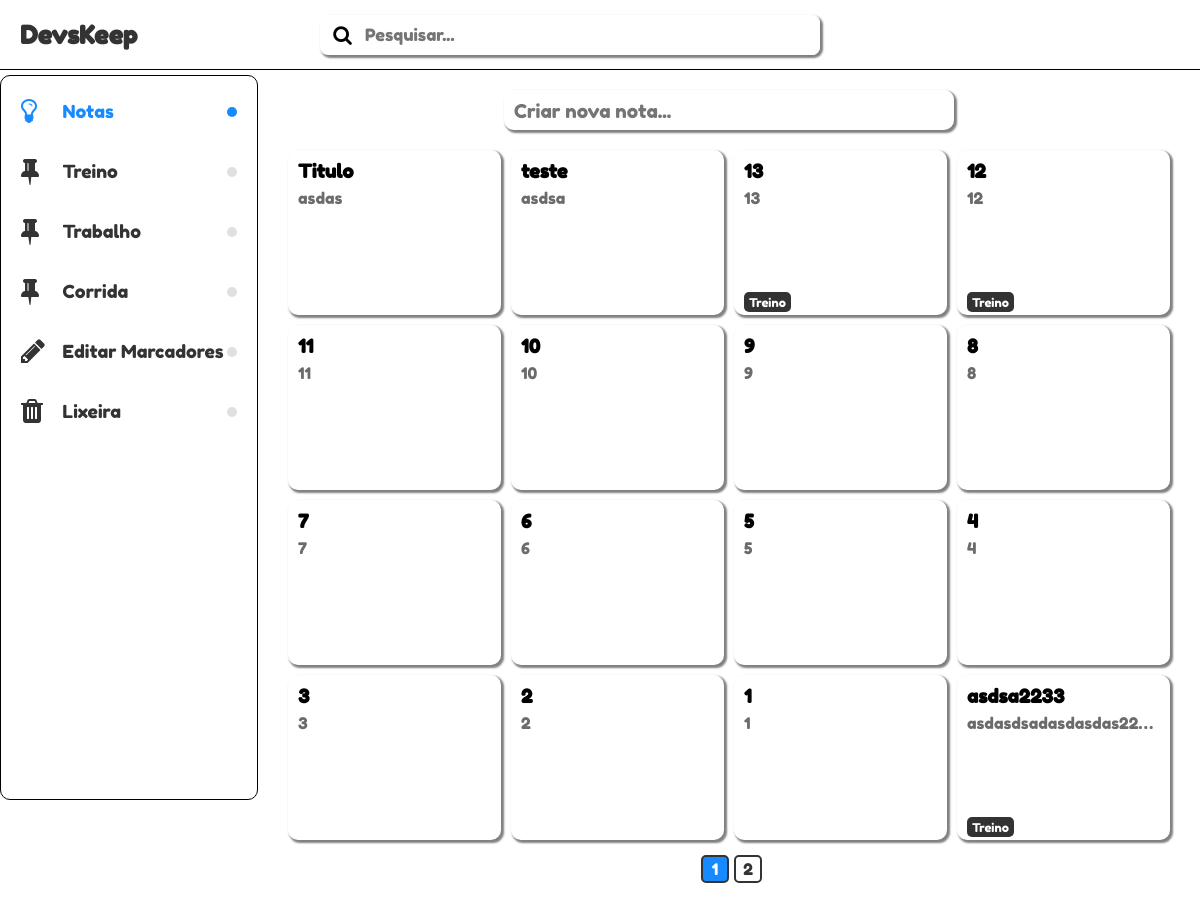
The page / on the database its author committed.
### tables this page shows
CREATE TABLE `marks` (
  `id` int(11) NOT NULL,
  `title` varchar(100) NOT NULL,
  `cor` varchar(11) DEFAULT '#333'
);

CREATE TABLE `notes` (
  `id` int(11) NOT NULL,
  `id_mark` int(11) DEFAULT NULL,
  `title` varchar(100) NOT NULL,
  `txt` text NOT NULL,
  `created_at` datetime NOT NULL,
  `cor` varchar(11) DEFAULT '#FFF',
  `status_trash` int(11) NOT NULL
);

### config.php (called while the page is built, shortened)
<?php
$base = '/devskeep';
$limit = 16;

### dao/NoteDaoMysql.php (called while the page is built, shortened)
<?php
require_once "dao/MarkDaoMysql.php";
class NoteDaoMysql implements NoteDAO {
    private $pdo;
    public function __construct(PDO $driver) {
        $this->pdo = $driver;
    }
    private function _noteObject($data) {
        $array = [];
        $markDao = new MarkDaoMysql($this->pdo);
        foreach($data as $item) {
            $note = new Note();
            $note->id = $item['id'];
            $note->title = $item['title'];
            $note->txt = $item['txt'];
            $note->id_mark = $item['id_mark'];
            $note->created_at = $item['created_at'];
            $note->cor = $item['cor'];
            if(!empty($note->id_mark)) {
                $note->title_mark = $markDao->getTitle($note->id_mark);
            }
            $array[] = $note;
        }
        return $array;
    }
    public function getNoteAll($offset, $limit) {
        $array = [];
        $sql = $this->pdo->prepare("SELECT * FROM notes WHERE status_trash = :trash
        ORDER BY id DESC
        LIMIT ".$offset.", ".$limit."");
        $sql->bindValue(':trash', 0);
        $sql->execute();
        if($sql->rowCount() > 0) {
            $data = $sql->fetchAll(PDO::FETCH_ASSOC);
            $array = $this->_noteObject($data);
        }
        return $array;
    }
    public function getCountNotes($id_mark = null) {
        $sql = 'SELECT count(*) as c FROM notes ';
        if($id_mark && empty($id_mark)) {
            $sql .= 'WHERE id_mark = :id_mark';
            $sql = $this->pdo->prepare($sql);
            $sql->bindValue(':id_mark', $id_mark);
        } else {
            $sql = $this->pdo->prepare($sql);
        }
        $sql->execute();
        if($sql->rowCount() > 0) {
            $data = $sql->fetch(PDO::FETCH_ASSOC);
            return $data['c'];
        }
    }
}

### dao/MarkDaoMysql.php (called while the page is built, shortened)
<?php
require_once "dao/NoteDaoMysql.php";
class MarkDaoMysql implements MarkDAO {
    private $pdo;
    public function __construct(PDO $driver) {
        $this->pdo = $driver;
    }
    public function getMarkAll() {
        $array = [];
        $sql = $this->pdo->query("SELECT * FROM marks");
        if($sql->rowCount() > 0) {
            $data = $sql->fetchAll(PDO::FETCH_ASSOC);
            foreach($data as $item) {
                $m  = new Mark();
                $m->id    = $item['id'];
                $m->title = $item['title'];
                $m->cor   = $item['cor'];
                $array[] = $m;
            }
        }
        return $array;
    }
    public function getTitle($id) {
        $sql = $this->pdo->prepare("SELECT title FROM marks WHERE id = :id");
        $sql->bindValue(":id", $id);
        $sql->execute();
        if($sql->rowCount() > 0) {
            $data = $sql->fetch(PDO::FETCH_ASSOC);
            return $data['title'];
        }
    }
}

### index.php (the view, shortened to what this page needs)
<?php
require_once 'config.php';
require_once 'dao/NoteDaoMysql.php';
require_once 'dao/MarkDaoMysql.php';
$noteDao = new NoteDaoMysql($pdo);
$markDao = new MarkDaoMysql($pdo);
$action = 'home';
if(isset($_GET['search']) && !empty($_GET['search'])) {
    $total = $noteDao->getCountNotesBySearch($_GET['search']);
    $paginas = ceil($total/$limit);
    $paginaAtual = 1;
    if(!empty($_GET['p']) && is_numeric($_GET['p'])) {
        $paginaAtual = intval($_GET['p']);
    }
    $offset = ($paginaAtual*$limit) - $limit;
    $notes = $noteDao->getNoteSearch($_GET['search'], $offset, $limit);
    if(!empty($notes)) {
        $flash = 'Resultado da busca :'.$_GET['search'];
    } else {
        $flash = 'Nenhum resultado da busca :'.$_GET['search'];
    }
} else {
    $total = $noteDao->getCountNotes();
    $paginas = ceil($total/$limit);
    $paginaAtual = 1;
    $offset = ($paginaAtual*$limit) - $limit;
    $notes = $noteDao->getNoteAll($offset, $limit);
}
$marks = $markDao->getMarkAll();
require_once 'partials/header.php';
require_once 'partials/menu-aside.php';
?>
<div class="keep--area">
    <div class="keep--newAreaNote">
        <form class="keep--form" method="GET">
            <input type="text" name="new-title" placeholder="Criar nova nota..." autocomplete="off" />
        </form>
    </div>
    <section>
        <?php if(!empty($notes)): ?>
            <?php foreach($notes as $item): ?>
                <div class="box-note" data-id="<?=$item->id;?>" data-id-mark="<?=(!empty($item->id_mark))?$item->id_mark:'default';?>">
                    <h3><?=$item->title;?></h3>
                    <p class="box-note-txt"><?=$item->txt;?></p>
                    <div class="marcadores">
                        <?php if(!empty($item->title_mark)):?>
                            <div class="marcador">
                                <?=$item->title_mark;?>
                            </div>
                        <?php endif; ?>
                    </div>
                </div>
            <?php endforeach;?>
        <?php endif; ?>
    </section>
    <div class="links-pages">
        <?php for($q=1;$q<=$paginas;$q++): ?>
            <?php if($paginaAtual == $q): ?>
                <a class='button-pages-hover' href="<?=$base;?>?p=<?=$q;?>"><?=$q;?></a>
            <?php else: ?>
                <a class='button-pages' href="<?=$base;?>?p=<?=$q;?>"><?=$q;?></a>
            <?php endif; ?>
        <?php endfor; ?>
    </div>
</div>
</div>
<?php
require_once "partials/footer.php";

### partials/menu-aside.php (shortened to what this page needs)
<div class="container">
    <aside>
        <ul>
            <li class="<?=($action == 'home')?'action':''?>">
                <a href="<?=$base;?>">
                    <div class="icon">
                        <i class="fa fa-lightbulb-o" aria-hidden="true"></i>                            <i class="fa fa-lightbulb-o" aria-hidden="true"></i>
                    </div>
                    <div class="name"><span data-text="Notas">Notas</span></div>
                </a>
            </li>
            <?php if($marks): ?>
                <?php foreach($marks as $item): ?>
                    <li class="<?=($action == $item->id)?'action':''?>">
                        <a href="<?=$base;?>/marcador.php?mark=<?=$item->id;?>">
                            <div class="icon">
                                <i class="fa fa-thumb-tack" aria-hidden="true"></i>
                            </div>
                            <div class="name"><span data-text="<?=$item->title;?>"><?=$item->title;?></span></div>
                        </a>
                    </li>
                <?php endforeach; ?>
            <?php endif; ?>
            <li>
            <a href="" id="edit-mark">
                <div class="icon">
                    <i class="fa fa-pencil" aria-hidden="true"></i>
                </div>
                <div class="name"><span data-text="Editar Marcadores">Editar Marcadores</span></div>
            </a>
        </li>
        <li class="<?=($action == 'trash')?'action':''?>">
            <a href="<?=$base;?>/trash.php">
                <div class="icon">
                    <i class="fa fa-trash" aria-hidden="true"></i>
                </div>
                <div class="name"><span data-text="Lixeira">Lixeira</span></div>
            </a>
        </li>
    </ul>
</aside>

### assets/css/style.css (style rules this page uses)
* { margin: 0; padding: 0; box-sizing: border-box; font-family: 'Fredoka One', cursive; }
body { width: 100%; margin: auto; }
.container { max-width: 1280px; width: 100%; margin: auto; display: flex; }
aside { height: calc(100vh - 75px); width: 330px; margin-top: 5px; border: 1px solid #000; border-radius: 10px; padding-left: 10px; padding-top: 5px; }
aside ul { display: flex; flex-direction: column; }
aside ul li { position: relative; list-style: none; }
aside ul li::before { content: ''; position: absolute; top: 26px; right: 20px; width: 10px; height: 10px; background: #e0e0e0; border-radius: 50%; transition: 0.5s; }
aside ul li a { text-decoration: none; display: flex; }
aside ul li a .icon { width: 40px; height: 40px; margin: 10px; font-size: 28px; overflow: hidden; }
aside ul li a .icon .fa { width: 100%; height: 100%; line-height: 40px; color: #333; transition: 0.5s; }
aside ul li a .name { position: relative; top: 20px; height: 20px; width: 100%; display: block; overflow: hidden; }
aside ul li a .name span { display: block; position: relative; color: #333; font-weight: 500; font-size: 18px; line-height: 20px; transition: 0.5s; }
aside ul li a .name span::before { content: attr(data-text); position: absolute; top: -100%; left: 0; width: 100%; height: 100%; color: #188aff; }
aside ul .action a .icon .fa { color: #188aff; }
aside ul .action a .name span { color: #188aff; }
aside ul .action::before { background: #188aff; }
.keep--area { width: 100%; height: 100%; padding: 20px 30px; display: flex; justify-content: center; flex-direction: column; align-items: center; }
.keep--newAreaNote { width: 450px; height: 40px; border-radius: 10px; background-color: inherit; box-shadow: 2px 2px 2px 1px grey; transition: 0.5s; overflow: hidden; margin-bottom: 20px; }
.keep--form { display: flex; width: 100%; flex-direction: column; }
.keep--form input { border: none; height: 30px; outline: none; font-size: 19px; margin-bottom: 5px; padding: 0 10px; padding-top: 10px; }
section { width: 100%; flex: 1; display: grid; grid-template-columns: repeat(4, 1fr); grid-gap: 10px }
.box-note { height: 165px; box-shadow: 2px 2px 2px 1px grey; border-radius: 10px; padding: 10px; transition: 0.2s; position: relative; overflow: hidden; cursor: pointer; display: flex; flex-direction: column; width: 100%; }
.box-note h3 { width: 100%; height: 20px; overflow: hidden; text-overflow: ellipsis; white-space: nowrap; }
.box-note .box-note-txt { width: 100%; height: 80px; padding-top: 3px; padding-bottom: 3px; color: #6b6b6b; height: 100px; margin-top: 5px; overflow: hidden; text-overflow: ellipsis; }
.box-note .marcadores { height: 20px; display: flex; justify-content: flex-start; flex-wrap: wrap; font-size: 12px; flex:1; position: absolute; bottom: 3px; left: 10px; }
.box-note .marcadores .marcador { margin-bottom: 3px; margin-right: 3px; background-color: #333; display: flex; align-items: center; color: #fff; border-radius: 5px; height: 20px; padding: 0 5px; }
.links-pages { margin-top: 15px; display: flex; }
.links-pages .button-pages-hover, .links-pages .button-pages { width: 28px; height: 28px; border: 2px solid #333; text-decoration: none; border-radius: 5px; display: flex; justify-content: center; align-items: center; margin-left: 5px; color: #333; }
.links-pages .button-pages-hover { color: #fff; background-color: #188aff; }

### rows shown on the page
marks: title "Treino"
marks: title "Trabalho"
marks: title "Corrida"
notes: title "Titulo", txt "asdas"
notes: title "teste", txt "asdsa"
notes: title "13", txt "13", id_mark.title "Treino"
notes: title "12", txt "12", id_mark.title "Treino"
notes: title "11", txt "11"
notes: title "10", txt "10"
notes: title "9", txt "9"
notes: title "8", txt "8"
notes: title "7", txt "7"
notes: title "6", txt "6"
notes: title "5", txt "5"
notes: title "4", txt "4"
notes: title "3", txt "3"
notes: title "2", txt "2"
notes: title "1", txt "1"
notes: title "asdsa2233", txt "asdasdsadasdasdas22…", id_mark.title "Treino"
